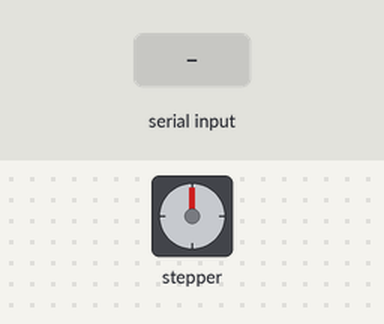
Simulated run of this sketch. Board: Arduino Uno, built with avr-gcc and run on an emulated ATmega328P. Parts: stepper motor. The test bench sets the inputs (shaded band). Stepper angles assume 200 steps per turn.

Above: at 1.2 s.
1.3 s: "F" received over Serial
At 2.5 s:
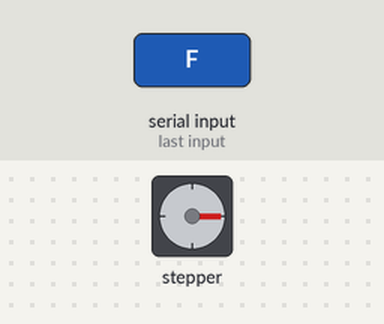
2.9 s: "B" received over Serial
At 3.8 s:
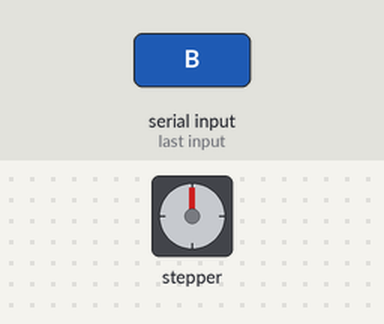
4.5 s: "B" received over Serial
At 5.0 s:
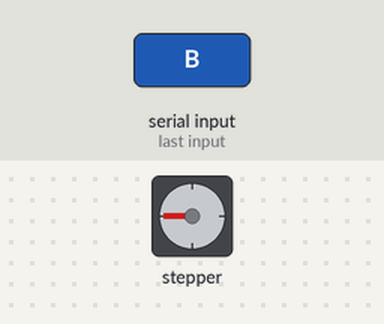
6.1 s: "F" received over Serial
At 7.4 s:
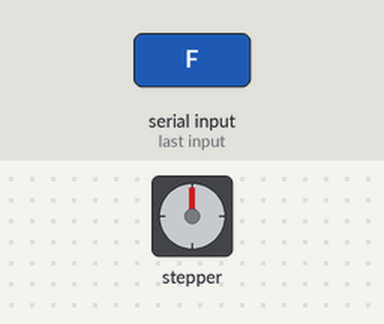
Timing chart, 0 to 8.7 s (numbered marks = the images above; inputs shaded):
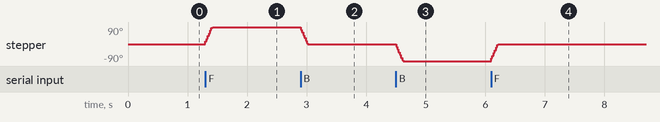

Measured:
- after the input at 1.3 s, stepper: turns 90° clockwise in 0.12 s, starting at once
- after the input at 2.9 s, stepper: turns 90° counter-clockwise in 0.12 s, starting at once
- after the input at 4.5 s, stepper: turns 90° counter-clockwise in 0.12 s, starting at once
- after the input at 6.1 s, stepper: turns 90° clockwise in 0.12 s, starting at once

The sketch:

sketch_dec14a.ino
```cpp
#include <Stepper.h>

#define motor_steps 200   // Stepper motorun adım sayısı
#define motor_pin_1 8     // Motor sürücüsünün bağlı olduğu pinler
#define motor_pin_2 9
#define motor_pin_3 10
#define motor_pin_4 11

Stepper myStepper(motor_steps, motor_pin_1, motor_pin_2, motor_pin_3, motor_pin_4);

char command; // Bluetooth üzerinden alınacak komut

void setup() {
  Serial.begin(9600); // Seri haberleşme başlatılıyor
  myStepper.setSpeed(120); // Motor hızı (rpm cinsinden)
}

void loop() {
  if (Serial.available() > 0) {
    command = Serial.read(); // Seri bağlantı üzerinden komut okunuyor

    // Gelen komuta göre motor hareketi kontrol ediliyor
    if (command == 'F') {
      myStepper.step(50); // Motoru 100 adım ileri hareket ettir
    } else if (command == 'B') {
      myStepper.step(-50); // Motoru 100 adım geri hareket ettir
    }
  }
}
```
